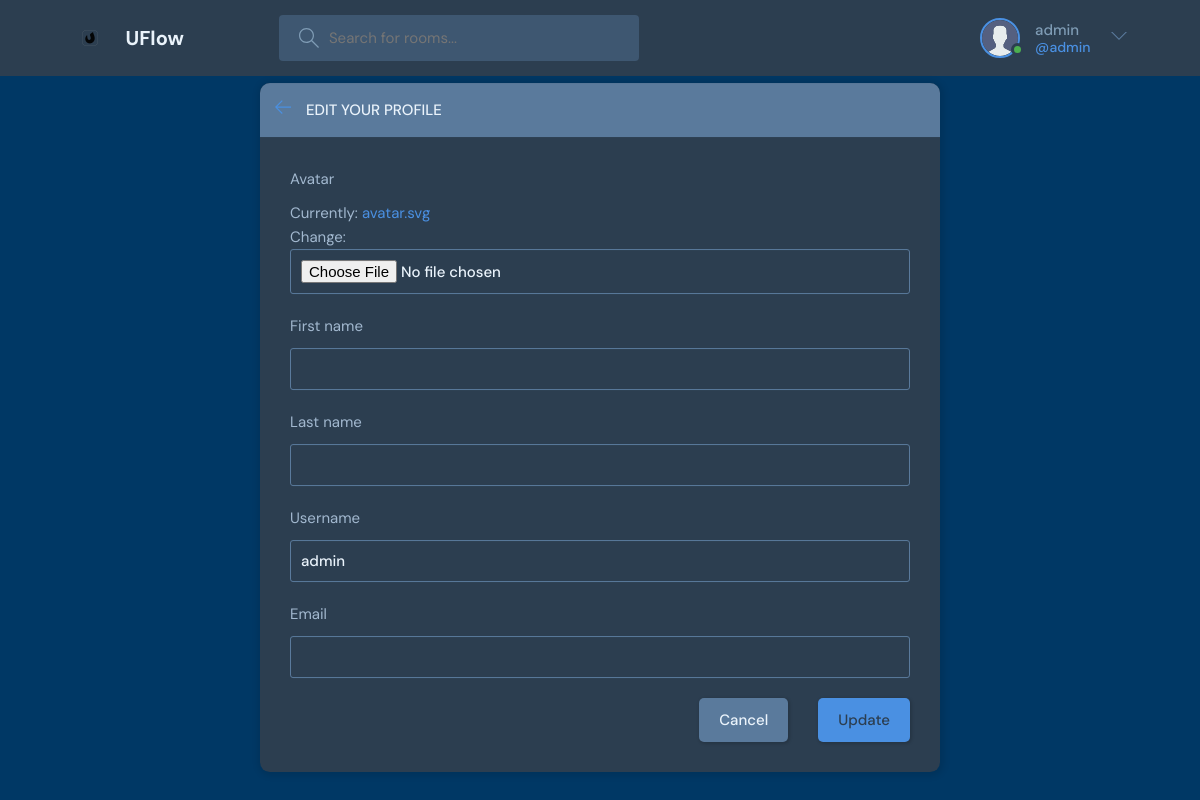
The page /update-user/ (signed in) on the database its author committed.
### base/models.py (models this page shows)
class User(AbstractUser):
    username = models.CharField(unique=True,max_length=200, null=True)
    first_name = models.CharField(max_length=200, null=True)
    last_name = models.CharField(max_length=200, null=True)
    email = models.EmailField(unique=True, null=True)
    bio = models.TextField(null=True)
    avatar = models.ImageField(null=True, default="avatar.svg")
    birthdate = models.DateField(null=True, blank=True)
    USERNAME_FIELD = 'username'
    REQUIRED_FIELDS = []

### base/views.py (the view)
# urls.py: path('update-user/', views.updateUser, name='update-user'),
@login_required(login_url='login')
def updateUser(request):
    user= request.user
    form = UserForm(instance=user)
    if request.method == 'POST':
        form = UserForm(request.POST,request.FILES ,instance=user)
        if form.is_valid():
            form.save()
            return redirect('user-profile', pk=user.id)
    return render(request, 'base/update-user.html', {'form': form})  # Pass the form to

### base/forms.py
class UserForm(ModelForm):
    class Meta:
        model = User
        fields = ['avatar','first_name', 'last_name','username', 'email']  # Include the fields you want to allow the user to update

### base/templates/base/update-user.html (shortened to what this page needs)
{% extends 'main.html' %}
{% block content %}
    <main class="update-account layout">
        <div class="container">
            <div class="layout__box">
                <div class="layout__boxHeader">
                    <div class="layout__boxTitle">
                        <a href="{% url 'home'  %}">
                            <svg version="1.1" xmlns="http://www.w3.org/2000/svg" width="32" height="32"
                                viewBox="0 0 32 32">
                                <title>arrow-left</title>
                                <path
                                    d="M13.723 2.286l-13.723 13.714 13.719 13.714 1.616-1.611-10.96-10.96h27.625v-2.286h-27.625l10.965-10.965-1.616-1.607z">
                                </path>
                            </svg>
                        </a>
                        <h3>Edit your profile</h3>
                    </div>
                </div>
                <div class="layout__body">
                    <form class="form" action="" method="POST" enctype="multipart/form-data">
                        {% for field in form %}
                        <div class="form__group">
                            <label for="profile_pic">{{field.label}}</label>
                          {{field}}
                        </div>
                        {% endfor %}
                        <div class="form__action">
                            <a class="btn btn--dark" href="{% url  'user-profile' request.user.id %}">Cancel</a>
                            <button class="btn btn--main" type="submit">Update</button>
                        </div>
                    </form>
                </div>
            </div>
        </div>
    </main>
{% endblock content %}

### templates/nav.html (shortened to what this page needs)
{% load static %}
<header class="header header--loggedIn">
  <div class="container">
    <a href="{% url 'home' %}" class="header__logo">
      <img  src="{% static 'images/logo.png' %}"  />
      <h1>UFlow</h1>
    </a>
    <form class="header__search" method="GET" action="{% url 'home' %}">
      <label>
        <input name="q" placeholder="Search for rooms..." />
      </label>
    </form>
    <nav class="header__menu">
      {% if request.user.is_authenticated %}
      <div class="header__user">
        <a href="{%url 'user-profile' request.user.id %}">
          <div class="avatar avatar--medium active">
            <img src="{{request.user.avatar.url}}" />
          </div>
          <p>{{request.user.username}}<span>@{{request.user.username}}</span></p>
        </a>
        <button class="dropdown-button">
          <svg version="1.1" xmlns="http://www.w3.org/2000/svg" width="32" height="32" viewBox="0 0 32 32">
            <title>chevron-down</title>
            <path d="M16 21l-13-13h-3l16 16 16-16h-3l-13 13z"></path>
          </svg>
        </button>
      </div>
      {% else %}
      <a href="{% url 'login' %}">
        <img src="{% static 'images/avatar.svg' %}" />
        <p>Login</p>
      </a>
      {% endif %}
    </nav>
  </div>
</header>

### rows shown on the page
User: user.avatar (placeholder picture), user.username "admin", form "admin"

### other values the page prints
{{ field.label }} "Avatar" "First name" "Last name" "Username" "Email"
